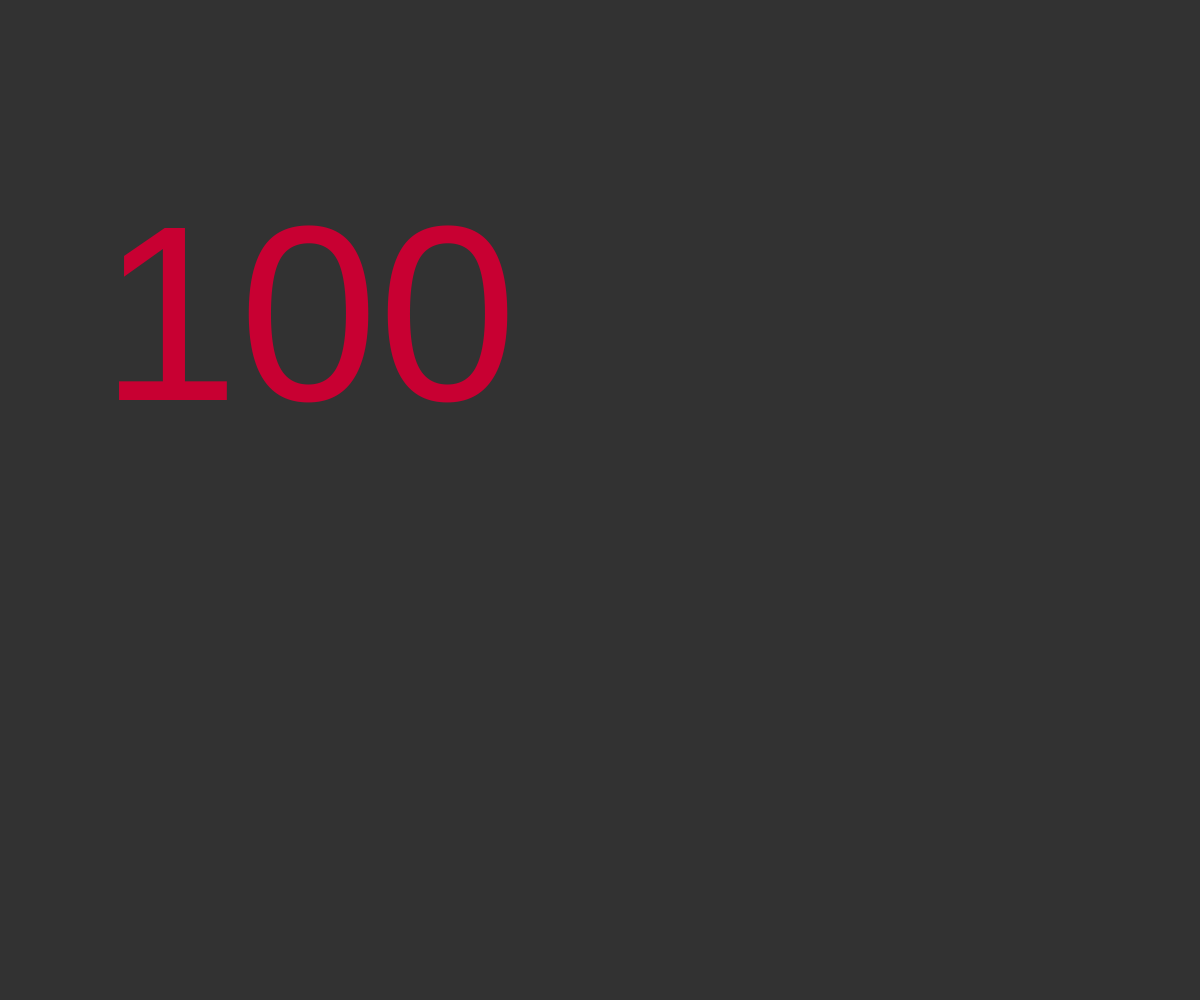
Frame 1 (no input)
Frame 60 (no input): identical to frame 1, image omitted
Frame 120 (the mouse pressed at the canvas centre since frame 60): identical to frame 1, image omitted

The p5.js sketch that drew this single still picture (run headless with seeded random() and noise() and a simulated clock; from frame 60 on, the mouse is pressed at the canvas centre):

// p5.js sketch
// ── sketch.js
// very well, printing info to the console is neat
// but sometimes it's also nice to just print values to the screen itself
// here we'll take the previous console log program, and instead of outputing values
// the console, we'll display them right on the screen
// this is also often helpful for debugging visual programs

var x = 100;

function setup() {

  createCanvas(windowWidth, windowHeight);

}

function draw(){
    background(50); // note, in order for the text to display "clean"
                    // we need to redraw the background on every frame
    // x++;

    // fill(200, 0, 155); // sets the color of the font to pink (PRETTY COOL)
    fill(200, 0, x/2); // here the color shifts (WHOA)

    textSize(250); // sets the text size to a specific size (GOOD ENOUGH)
    // textSize(x); // here the font size changes over time!

    text(x, 100, 400); // fixes the position of the text (BORING)
    // text(x, x, 400); // sets the text in motion (COOL)

}
